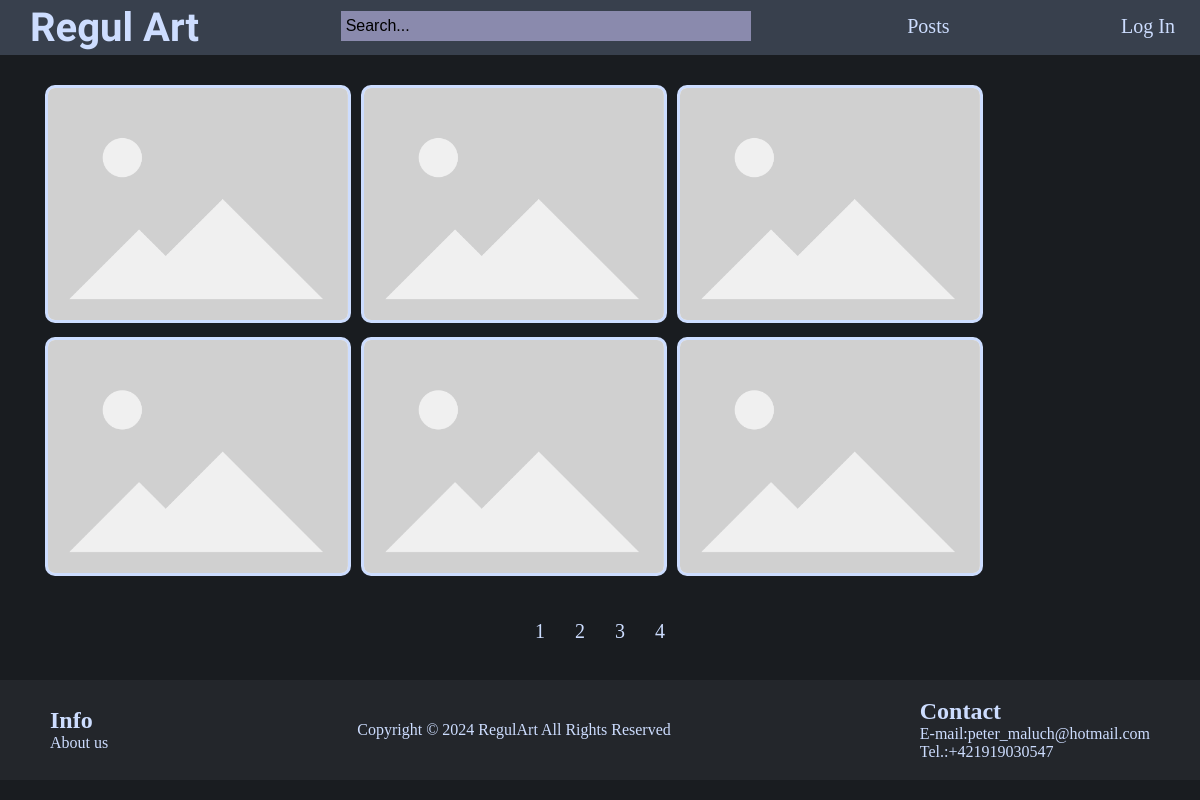
Page /templates/posts.php?page=4 on the committed database.
### tables this page shows
CREATE TABLE `posts` (
  `id` int(11) NOT NULL,
  `image` varchar(100) NOT NULL,
  `name` varchar(50) NOT NULL,
  `userId` int(11) NOT NULL,
  `description` text DEFAULT NULL
);

### _inc/classes/Database.php (called while the page is built, shortened)
<?php
    class Database{
        private $host = 'localhost';
        private $db_name = 'projekt';
        private $user_name = 'root';
        private $password = '';
        protected function connect() {
            try {
                $this->connection = new PDO(
                    "mysql:host=" . $this->host .
                    ";dbname=" . $this->db_name .
                    ";charset=utf8",
                    $this->user_name,
                    $this->password
                );
                $this->connection->setAttribute(PDO::ATTR_ERRMODE, PDO::ERRMODE_WARNING);
                $this->connection->setAttribute(PDO::ATTR_DEFAULT_FETCH_MODE,PDO::FETCH_OBJ);
                return $this->connection;
            } catch(PDOException $e) {
                die("Chyba pripojenia k databáze: " . $e->getMessage());
            }
        }
    }
?>

### _inc/classes/Posts.php (called while the page is built, shortened)
<?php
class Posts extends Database {
    private $db;
    private static $postsPerPage = 15;
    public function __construct(){
        $this->db = $this->connect();
    }
    public function getPages(){
        try{
            $query =  $this->db->query("SELECT * FROM posts");
            $posts = $query->fetchAll();
            $number_of_pages = ceil(count($posts)/Posts::$postsPerPage);
            return $number_of_pages;
        }catch(PDOException $e){
            echo($e->getMessage());
        }
    }
    public function selectPosts($page){
        try{
            $number_of_pages = $this->getPages();
            $firstImage = ($page-1)*Posts::$postsPerPage;
            $query =  $this->db->query("SELECT id,image FROM posts LIMIT " . $firstImage . ',' . Posts::$postsPerPage);
            $rows = $query->fetchAll(PDO::FETCH_ASSOC);
            return $rows;
        }catch(PDOException $e){
            echo($e->getMessage());
        }
    }
}
?>

### templates/posts.php (the view)
<?php
    include_once('partials/header.php');
    require_once('../_inc/classes/Posts.php');
?>
    <div class="content">
        <div class="contentImages">
            <?php
                $posts_class = new Posts();
                $posts = $posts_class->selectPosts($_GET['page']);
                for ($i=0;$i<count($posts);$i++){
                    echo '<div><a href="image.php?id='.$posts[$i]["id"].'">';
                    echo '<img src="../assets/img/'.$posts[$i]["image"].'" alt="image" class="imageSmall">';
                    echo '</a></div>';
                }
            ?>
        </div>
        <div class="pagination">
            <?php
                $pages = $posts_class->getPages();
                for($i=1;$i<=$pages;$i++){
                    echo('<a href="posts.php?page='.$i.'" class="aButton">'.$i.'</a>');
                }
            ?>
        </div>
    </div>
<?php
    include_once('partials/footer.php');
?>

### assets/css/style.css (style rules this page uses)
* { margin: 0px; }
body { background-color: rgb(25, 28, 32); }
.aButton { display: inline-block; text-decoration: none; color: rgb(205, 221, 255); padding: 10px; border-radius: 5px; margin: 5px; font-size: 20px; transition: all 0.3s; cursor:pointer; }
.aButton:after { display: block; content: ''; border-bottom: 2px solid rgb(211, 221, 255); transform: scaleX(0); transition: all 0.3s; }

### assets/css/posts.css (style rules this page uses)
.content { display: flex; flex-direction: column; }
.contentImages { margin: 80px 10px 0px 40px; display: flex; flex-wrap: wrap; }
.imageSmall { margin: 5px; background-color: white; border-style: solid; border-width: 3px; border-color: rgb(205, 221, 255); border-radius: 10px; transition: all 0.3s; overflow: hidden; max-width: 300px; max-height: 300px; }
.pagination { text-align: center; margin: 20px; }

### rows in the picture
posts: image (placeholder picture)
posts: image (placeholder picture)
posts: image (placeholder picture)
posts: image (placeholder picture)
posts: image (placeholder picture)
posts: image (placeholder picture)
